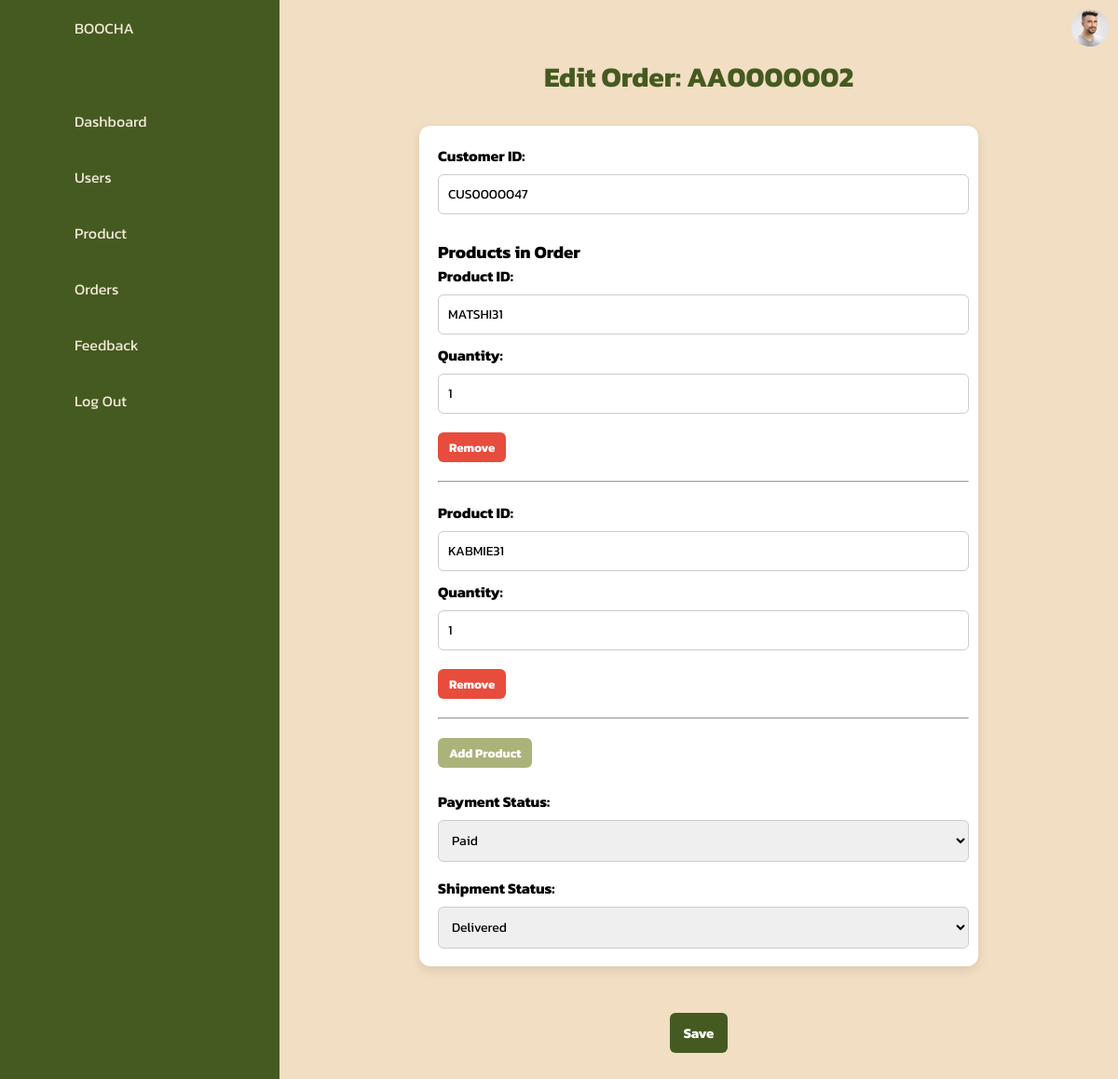
Page /Admin/OD_edit.php?OrderID=AA0000002 on the committed database.
### tables this page shows
CREATE TABLE `order` (
  `OrderID` varchar(9) NOT NULL,
  `CustomerID` varchar(10) NOT NULL,
  `OrderDate` datetime NOT NULL,
  `Note` text DEFAULT NULL
);

CREATE TABLE `order_detail` (
  `OrderdetailID` varchar(11) NOT NULL,
  `OrderID` varchar(9) NOT NULL,
  `ProductID` varchar(8) NOT NULL,
  `Quantity` int(11) NOT NULL,
  `Total_productPrice` decimal(10,0) NOT NULL
);

CREATE TABLE `payment` (
  `PaymentID` varchar(10) NOT NULL,
  `OrderID` varchar(9) NOT NULL,
  `Total_price` decimal(10,0) NOT NULL,
  `Payment_method` varchar(30) NOT NULL,
  `Payment_status` varchar(30) NOT NULL,
  `Paydate` datetime DEFAULT NULL
);

CREATE TABLE `shipment` (
  `ShipmentID` varchar(10) NOT NULL,
  `OrderID` varchar(9) NOT NULL,
  `Ship_date` datetime DEFAULT NULL,
  `Shipment_status` varchar(30) NOT NULL
);

### Admin/OD_edit.php (the view, shortened to what this page needs)
<?php
$servername = "localhost";
$username = "root";
$password = "";
$dbname = "boocha";
$conn = new mysqli($servername, $username, $password, $dbname);
if (isset($_GET['OrderID'])) {
    $orderID = $_GET['OrderID'];
    $sql_order = "SELECT o.*, p.Payment_Status, s.Shipment_Status
                  FROM `order` o
                  LEFT JOIN payment p ON o.OrderID = p.OrderID
                  LEFT JOIN shipment s ON o.OrderID = s.OrderID
                  WHERE o.OrderID = ?";
    $stmt = $conn->prepare($sql_order);
    $stmt->bind_param("s", $orderID);
    $stmt->execute();
    $result = $stmt->get_result();
    $order = $result->fetch_assoc();
    $sql_items = "SELECT * FROM order_detail WHERE OrderID = ?";
    $stmt = $conn->prepare($sql_items);
    $stmt->bind_param("s", $orderID);
    $stmt->execute();
    $result_items = $stmt->get_result();
    $order_items = [];
    while ($row = $result_items->fetch_assoc()) {
        $order_items[] = $row;
    }
} else {
    echo "OrderID not found.";
    exit;
}
?>
<!DOCTYPE html>
<html lang="en">
<head>
    <link rel="stylesheet" href="assets/css/edit_style.css">
</head>
<body>
   <div class="container">
    <div class="navigation">
        <ul>
            <li>
                <a href="#">
                    <span class="icon">
                    </span>
                    <span class="title">BOOCHA</span>
                </a>
            </li>
            <li>
                <a href="dashboard_day.php">
                    <span class="icon">
                    </span>
                    <span class="title">Dashboard</span>
                </a>
            </li>
            <li>
                <a href="customer.php">
                    <span class="icon">
                    </span>
                    <span class="title">Users</span>
                </a>
            </li>
            <li>
                <a href="product.php">
                    <span class="icon">
                    </span>
                    <span class="title">Product</span>
                </a>
            </li>
            <li>
                <a href="order.php">
                    <span class="icon">
                    </span>
                    <span class="title">Orders</span>
                </a>
            </li>
            <li>
                <a href="report.php">
                    <span class="icon">
                    </span>
                    <span class="title">Feedback</span>
                </a>
            </li>
            <li>
                <a href="../index.php">
                    <span class="icon">
                    </span>
                    <span class="title">Log Out</span>
                </a>
            </li>
        </ul>
    </div>
    <div class="main">
        <div class="topbar">
            <div class="toggle">
            </div>
            <div class="user">
                <img src="assets/imgs/customer01.jpg" alt="">
            </div>
        </div>
        <div class="edit-order">
            <div class="edit-order-header">
                <div class="cardHeader">
                    <h2>Edit Order: <?= htmlspecialchars($order['OrderID']) ?></h2>
                </div>
            </div>
            <div class="edit-order-content">
                <form method="post" id="editOrderForm">
                    <label>Customer ID:</label>
                    <input type="text" name="CustomerID" value="<?= htmlspecialchars($order['CustomerID']) ?>" required><br>
                    <h3>Products in Order</h3>
                    <div id="order-items">
                        <?php foreach ($order_items as $index => $item): ?>
                            <div class="order-item">
                                <label>Product ID:</label>
                                <input type="text" name="items[<?= $index ?>][ProductID]" value="<?= htmlspecialchars($item['ProductID']) ?>" required>
                                <label>Quantity:</label>
                                <input type="number" name="items[<?= $index ?>][Quantity]" value="<?= htmlspecialchars($item['Quantity']) ?>" min="1" required oninput="checkQuantity(this)">
                                <button class="remove-item" type="button">Remove</button>
                                <hr>
                            </div>
                        <?php endforeach; ?>
                    </div>
                    <button type="button" class="addItem" id="addItem">Add Product</button>
                    <br><br>
                    <label>Payment Status:</label>
                    <select name="Payment_Status">
                        <option value="Paid" <?= $order['Payment_Status'] == 'Paid' ? 'selected' : '' ?>>Paid</option>
                    </select><br>
                    <label>Shipment Status:</label>
                    <select name="Shipment_Status">
                        <option value="Delivered" <?= $order['Shipment_Status'] == 'Delivered' ? 'selected' : '' ?>>Delivered</option>
                    </select><br>
                </form>
            </div>
            <div class="edit-order-actions">
                <button type="submit" form="editOrderForm">Save</button>
            </div>
        </div>
    </div>
</body>
</html>

### Admin/assets/css/edit_style.css (style rules this page uses)
* { font-family: "Kanit", sans-serif; margin: 0; padding: 0; box-sizing: border-box; }
:root { --blue: #455A20; --white: #F2DEC2; --gray: #DEC89E; --black: #222; --black2: #999; --yl: #f6ebdd; }
body { min-height: 100vh; overflow-x: hidden; }
.container { position: relative; width: 100%; }
.navigation { position: fixed; width: 300px; height: 100%; background: var(--blue); border-left: 10px solid var(--blue); transition: 0.5s; overflow: hidden; }
.navigation ul { position: absolute; top: 0; left: 0; width: 100%; }
.navigation ul li { position: relative; width: 100%; list-style: none; border-top-left-radius: 30px; border-bottom-left-radius: 30px; }
.navigation ul li:nth-child(1) { margin-bottom: 40px; pointer-events: none; }
.navigation ul li a { position: relative; display: block; width: 100%; display: flex; text-decoration: none; color: #f6ebdd; }
.navigation ul li a .icon { position: relative; display: block; min-width: 60px; height: 60px; line-height: 75px; text-align: center; }
.navigation ul li a .title { position: relative; display: block; padding: 0 10px; height: 60px; line-height: 60px; text-align: start; white-space: nowrap; }
.main { position: absolute; width: calc(100% - 300px); left: 300px; min-height: 100vh; background: var(--white); transition: 0.5s; }
.topbar { width: 100%; height: 60px; display: flex; justify-content: space-between; align-items: center; padding: 0 10px; }
.toggle { position: relative; width: 60px; height: 60px; display: flex; justify-content: center; align-items: center; font-size: 2.5rem; cursor: pointer; }
.user { position: relative; width: 40px; height: 40px; border-radius: 50%; overflow: hidden; cursor: pointer; }
.user img { position: absolute; top: 0; left: 0; width: 100%; height: 100%; object-fit: cover; }
.edit-order { margin-top: 0; display: flex; flex-direction: column; align-items: center; }
.edit-order h2 { text-align: center; color: var(--blue); margin-bottom: 10px; font-size: 30px; font-weight: bold; }
.edit-order label { font-weight: bold; }
.edit-order label { margin-top: 8px; }
.edit-order h3 { margin-top: 10px; }
.edit-order-content { display: flex; align-items: flex-start; justify-content: center; gap: 40px; flex-wrap: wrap; padding: 20px; max-width: 1000px; width: 100%; }
.edit-order form { max-width: 600px; width: 100%; background: white; padding: 20px; border-radius: 12px; box-shadow: 0 4px 12px rgba(0, 0, 0, 0.1); max-height: 65vh; overflow-y: auto; padding-right: 10px; margin-bottom: 30px; }
.edit-order input, .edit-order textarea, .edit-order select { width: 100%; padding: 10px; margin-top: 8px; margin-bottom: 16px; border-radius: 6px; border: 1px solid #ccc; font-size: 14px; }
.order-item { margin-bottom: 20px; }
.edit-order .order-item hr { margin-top: 20px; }
.order-item input { margin-bottom: 10px; }
.remove-item { background-color: #e74c3c; color: white; border: none; border-radius: 6px; padding: 6px 12px; cursor: pointer; font-weight: bold; }
.addItem { background-color: rgb(171, 179, 123); color: white; border: none; border-radius: 6px; padding: 6px 12px; cursor: pointer; font-weight: bold; }
.edit-order-actions button { padding: 10px 15px; background-color: #455A20; color: white; border: none; border-radius: 6px; cursor: pointer; font-weight: bold; font-size: 15px; width: 100%; box-sizing: border-box; }
.order-item .remove-item { margin-top: 10px; padding: 6px 12px; background-color: #e74c3c; }

### rows in the picture
order: OrderID "AA0000002", CustomerID "CUS0000047"
order_detail: ProductID "MATSHI31", Quantity "1"
order_detail: ProductID "KABMIE31", Quantity "1"
payment: Payment_Status "Paid"
shipment: Shipment_Status "Delivered"
